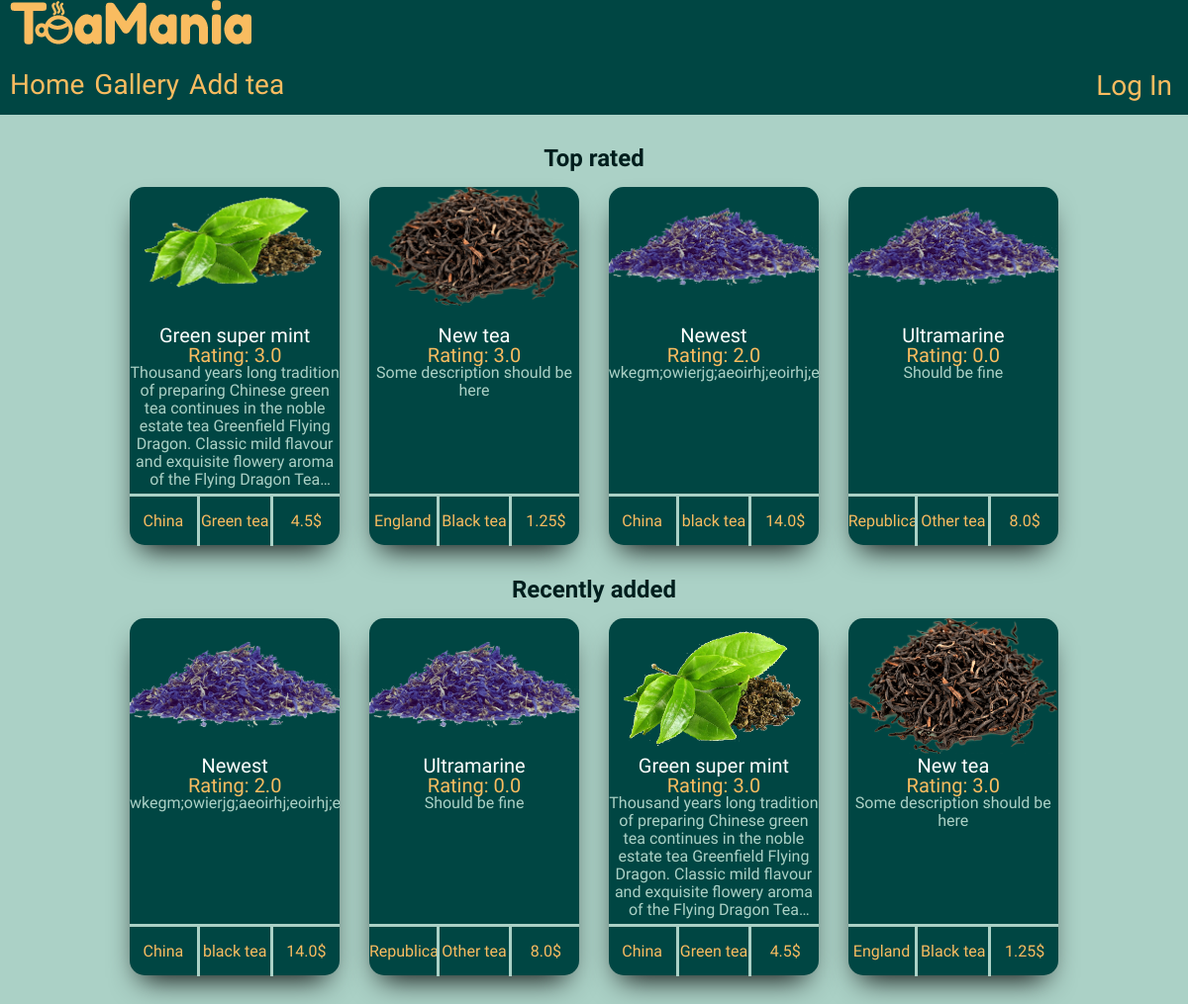
/index, run on the app's committed database.
### app/models.py (models this page shows, shortened)
class Tea(db.Model):
    id = db.Column(db.Integer, primary_key=True)
    title = db.Column(db.String(50), index=True, unique=True, nullable=False)
    type = db.Column(db.String(20), index=True, nullable=False)
    country = db.Column(db.String(50), index=True, nullable=False)
    description = db.Column(db.String(200))
    price = db.Column(db.Float, index=True, nullable=False)
    rating = db.Column(db.Float, index=True)
    image = db.Column(db.String(150))
    timestamp = db.Column(db.DateTime, index=True, default=datetime.utcnow)
    user_id = db.Column(db.Integer, db.ForeignKey('user.id'))
    comments = db.relationship('Comment', backref='tea', lazy='dynamic')

### app/routes.py (the view)
@app.route('/')
@app.route('/index')
def index():
    teas_by_rating = Tea.query.order_by(Tea.rating.desc()).limit(5).all()
    teas_by_date = Tea.query.order_by(Tea.timestamp.desc()).limit(10).all()
    return render_template('index.html', teas_by_rating=teas_by_rating, teas_by_date=teas_by_date)

### app/templates/index.html (shortened to what this page needs)
<!DOCTYPE html>
<html lang="en">
<head>
  <link rel="stylesheet" href="{{ url_for('static', filename='css/main_style.css')}}">
  <link rel="stylesheet" href="{{ url_for('static', filename='css/index_style.css')}}">
</head>
<body>
  <header>
    <div class="container">
      <a href="{{ url_for('index') }}" class="header__logo">
        <img src="{{ url_for('static', filename='images/logo_desctop.png') }}" alt="Big logo">
      </a>
      <div class="header__bottom">
        <nav>
          <a href="{{ url_for('index') }}" class="header__button">Home</a>
          <a href="{{ url_for('gallery') }}" class="header__button" >Gallery</a>
          <a href="{{ url_for('add_tea') }}" class="header__button">Add tea</a>
        </nav>
        <div class="header__login">
          <button class="header__button" id="login">Log In</button>
        </div>
      </div>
    </div>
  </header>
  <main>
    <div class="container">
      <section class="top__five">
        <h2 class="headline">Top rated</h2>
        <ul id="top-five-results">
          {% for tea in teas_by_rating: %}
          <li class="tea__card">
            <div class="tea__image">
              {% if tea.type == 'Black' %}
                <img src="{{ url_for('static', filename='images/blacktear.png')}}" alt="black tea">
              {% elif tea.type == 'Green' %}
                <img src="{{ url_for('static', filename='images/greentear.png')}}" alt="green tea">
              {% else %}
                <img src="{{ url_for('static', filename='images/othertear.png')}}" alt="other tea">
              {% endif %}
            </div>
            <div class="tea__name"><a href="gallery/{{ tea.id }}">{{ tea.title }}</a></div>
            <div class="tea__rating">Rating: {{ tea.rating }}</div>
            <div class="tea__description"> {{ tea.description }}</div>
            <div class="tea__info">
              <div class="tea__stats country">
                <p>{{ tea.country }}</p>
              </div>
              <div class="tea__stats categoty">
                <p>{{ tea.type }} tea</p>
              </div>
              <div class="tea__stats price">
                <p>{{ tea.price }}$</p>
              </div>
            </div>
          </li>
          {% endfor %}
        </ul>
      </section>
      <section class="last-ten">
        <h2 class="headline">Recently added</h2>
        <ul id="last-ten-results">
          {% for tea in teas_by_date: %}
          <li class="tea__card">
            <div class="tea__image">
              {% if tea.type == 'Black' %}
                <img src="{{ url_for('static', filename='images/blacktea.png')}}" alt="bleck tea">
              {% elif tea.type == 'Green' %}
                <img src="{{ url_for('static', filename='images/greentea.png')}}" alt="bleck tea">
              {% else %}
                <img src="{{ url_for('static', filename='images/othertea.png')}}" alt="bleck tea">
              {% endif %}
            </div>
            <div class="tea__name"><a href="gallery/{{ tea.id }}">{{ tea.title }}</a></div>
            <div class="tea__rating">Rating: {{ tea.rating }}</div>
            <div class="tea__description"> {{ tea.description }}</div>
            <div class="tea__info">
              <div class="tea__stats country">
                <p>{{ tea.country }}</p>
              </div>
              <div class="tea__stats categoty">
                <p>{{ tea.type }} tea</p>
              </div>
              <div class="tea__stats price">
                <p>{{ tea.price }}$</p>
              </div>
            </div>
          </li>
          {% endfor %}
        </ul>
      </section>
    </div>
  </main>
</body>
</html>

### app/static/css/main_style.css (style rules this page uses)
* { box-sizing: border-box; }
a { text-decoration: none; }
ul, li { list-style-type: none; margin-left: 0; padding-left: 0; }
header { width: 100%; background-color: #004643; }
.header__bottom { display: flex; justify-content: space-between; line-height: normal; padding: 20px 0px 5px; font-family: 'Fredoka One', sans-serif, serif; }
nav { display: flex; }
.header__button { margin-right: 10px; font-size: 28px; color: #f9bc60; }
.header__button:last-child { margin-right: 0; }
.header__login button { background: none; border: none; font-family: 'Fredoka One'; }
nav a::after, .header__login button::after { content: ''; display: block; width: 0; height: 4px; margin-top: 3px; background-color: #f9bc60; transition: width .3s; }
body { height: 100%; font-family: 'Acme', 'PT Serif', serif; font-weight: 400; font-size: 16px; line-height: 18px; margin: 0; padding: 0; background-color: #abd1c6; }
.container { max-width: 1200px; margin: 0 auto; padding: 0 10px; }

### app/static/css/index_style.css (style rules this page uses)
.headline { display: flex; justify-content: center; margin-top: 3%; color: #001e1d; }
#top-five-results, #last-ten-results { display: flex; justify-content: center; flex-wrap: wrap; }
.tea__card { display: inline-block; width: 18%; margin-right: 2.5%; background-color: #004643; border-radius: 15px; text-align: center; box-shadow: -1px 15px 30px -12px black; }
.tea__card:last-child { margin-right: 0%; }
#last-ten-results .tea__card { margin-bottom: 3%; }
.tea__image { position: relative; padding-top: 56.25%; margin-bottom: 10%; }
.tea__image img { position: absolute; left: 0; top: 0; height: auto; width: 100%; }
.tea__name a { font-size: 20px; color: #fffffe; }
.tea__rating { font-size: 20px; color: #f9bc60; }
.tea__description { height: 35%; color: #abd1c6; display: -webkit-box; -webkit-box-orient: vertical; -webkit-line-clamp: 7; overflow: hidden; text-overflow: ellipsis; }
.tea__info { display: flex; justify-content: space-around; margin-top: 2%; border-top: 3px solid #abd1c6; }
.tea__stats { color: #f9bc60; width: 33.3%; white-space: nowrap; overflow: hidden; }
.country { border-right: 3px solid #abd1c6; }
.price { border-left: 3px solid #abd1c6; }

### data on the page
Tea: title "Green super mint", rating "3.0", description "Thousand years long tradition of preparing Chinese green tea continues in the noble estate tea Greenfield Flying Dragon. Classic mild flavour and exquisite flowery aroma of the Flying Dragon…", country "China", type "Green", price "4.5"
Tea: title "New tea", rating "3.0", description "Some description should be here", country "England", type "Black", price "1.25"
Tea: title "Newest", rating "2.0", description "wkegm;owierjg;aeoirhj;eoirhj…", country "China", type "black", price "14.0"
Tea: title "Ultramarine", rating "0.0", description "Should be fine", country "Republica…", type "Other", price "8.0"
